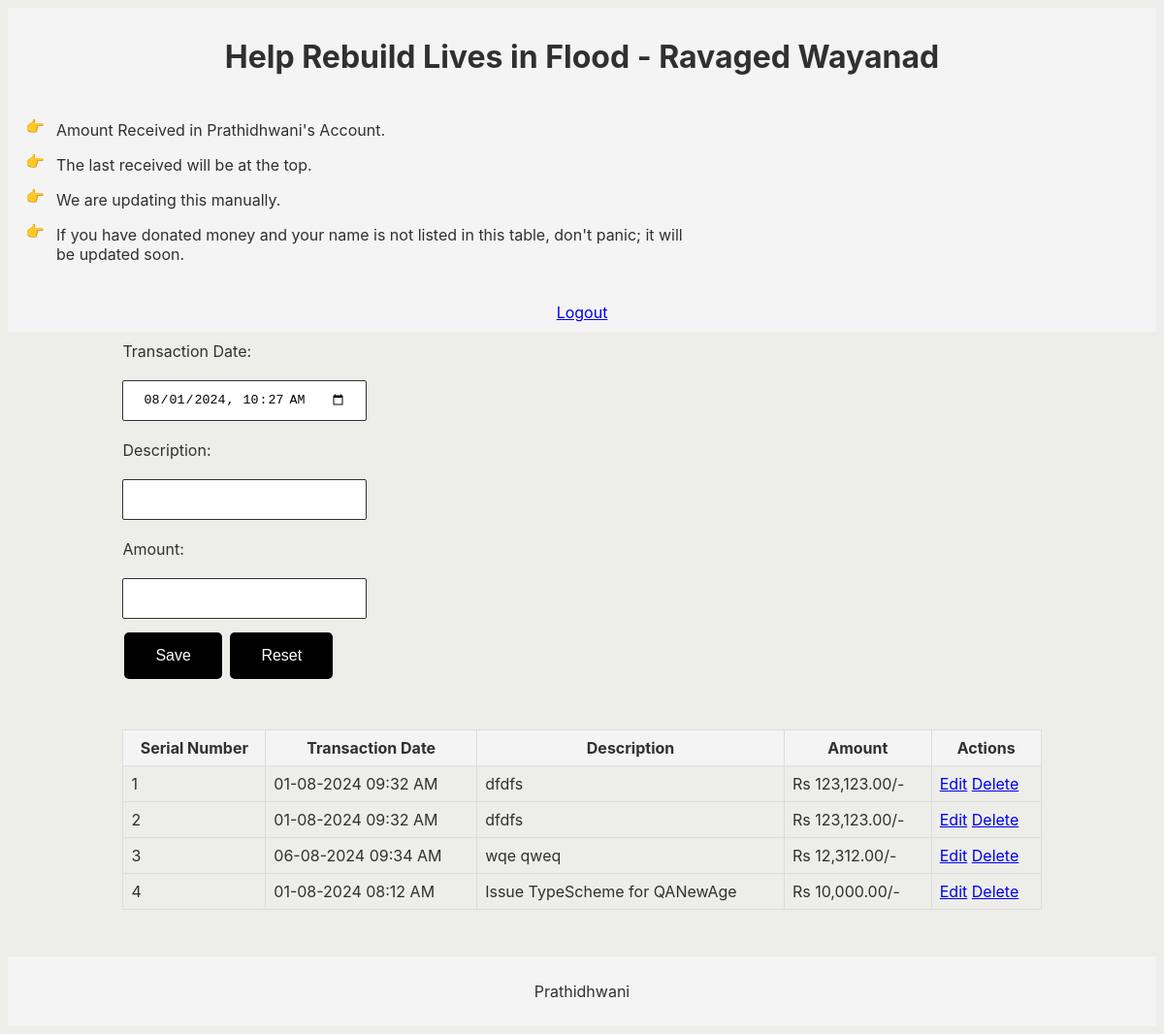
The page /admin.php (signed in) on the database its author committed.
### tables this page shows
CREATE TABLE IF NOT EXISTS `transactions` (
  `id` int NOT NULL AUTO_INCREMENT,
  `transaction_date` datetime NOT NULL,
  `description` varchar(100) DEFAULT NULL,
  `amount` decimal(10,2) NOT NULL,
  PRIMARY KEY (`id`)
);

### admin.php (the view, shortened to what this page needs)
<?php
include 'config.php';
$result = $conn->query("SELECT * FROM transactions ORDER BY id DESC");
?>
<!DOCTYPE html>
<html lang="en">
<head>
    <link rel="stylesheet" href="style.css">
</head>
<body>
    <header>
        <h1>Help Rebuild Lives in Flood - Ravaged Wayanad</h1>
        <div class="explanation">
            <ul>
                <li>Amount Received in Prathidhwani's Account.</li>
                <li>The last received will be at the top.</li>
                <li>We are updating this manually. </li>
                <li>If you have donated money and your name is not listed in this table, don't panic; it will be updated soon.</li>
            </ul>
        </div>
        <a href="logout.php">Logout</a>
    </header>
    <div class="container">
        <form method="post">
            <div>
                <label for="transaction_date">Transaction Date:</label>
                <input type="datetime-local" id="transaction_date" name="transaction_date" required value="<?php echo date('Y-m-d\TH:i'); ?>" class="form__input">
            </div>
            <div>
                <label for="description">Description:</label>
                <input type="text" id="description" name="description" maxlength="100" class="form__input">
            </div>
            <div>
                <label for="amount">Amount:</label>
                <input type="number" id="amount" name="amount" required max="999999" step="0.01" class="form__input">
            </div>
            <div>
                <button type="submit" name="save" class="button">Save</button>
                <button type="reset" class="button">Reset</button>
            </div>
        </form>
        <table style="margin-top: 3em;margin-bottom: 3em;">
            <thead>
                <tr>
                    <th>Serial Number</th>
                    <th>Transaction Date</th>
                    <th>Description</th>
                    <th>Amount</th>
                    <th>Actions</th>
                </tr>
            </thead>
            <tbody>
                <?php
                $serial_number = 1;
                while ($row = $result->fetch_assoc()):
                ?>
                <tr>
                    <td><?php echo $serial_number++; ?></td>
                    <td><?php echo date('d-m-Y h:i A', strtotime($row['transaction_date'])); ?></td>
                    <td><?php echo htmlspecialchars($row['description']); ?></td>
                    <td>Rs <?php echo number_format($row['amount'], 2); ?>/-</td>
                    <td>
                        <a href="edit.php?id=<?php echo $row['id']; ?>">Edit</a>
                        <a href="admin.php?delete=<?php echo $row['id']; ?>" onclick="return confirm('Are you sure?')">Delete</a>
                    </td>
                </tr>
                <?php endwhile; ?>
            </tbody>
        </table>
    </div>
    <footer>
        <p>Prathidhwani</p>
    </footer>
</body>
</html>

### style.css (style rules this page uses)
html { position: relative; overflow-x: hidden; scroll-behavior: smooth; background-color: #EDEEE9; }
html body { font-family: "Inter", sans-serif; color: #303030; }
label { display: block; margin-top: 10px; margin-bottom: 10px; margin-inline-start: 0px; margin-inline-end: 0px; unicode-bidi: isolate; }
html .form__input { width: clamp(60px, 25vw, 210px); height: 2.5rem; padding: 0 1.25rem; border: 1px solid #303030; border-radius: 2px; margin: 0.625rem auto; transition: all 250ms; }
html .button { background-color: #000000; border: none; border-radius: 5px; color: white; padding: 15px 32px; text-align: center; text-decoration: none; display: inline-block; font-size: 16px; margin: 4px 2px; cursor: pointer; }
html body .explanation { width: 60%; display: flex; justify-content: center; }
html body .explanation ul:last-child { margin-bottom: 2rem; }
html body .explanation ul { display: flex; flex-direction: column; text-align: left; }
html body .explanation ul li { list-style: none; position: relative; margin: 0.5rem 0; }
html body .explanation ul li::before { content: "👉"; position: absolute; top: -0.25rem; left: -2rem; }

### admin.php (style rules this page uses)
body { font-family: Arial, sans-serif; }
.container { width: 80%; margin: 0 auto; }
header, footer { text-align: center; padding: 10px; background-color: #f4f4f4; }
table { width: 100%; border-collapse: collapse; }
th, td { border: 1px solid #ddd; padding: 8px; }
th { background-color: #f4f4f4; }

### rows shown on the page
transactions: transaction_date "01-08-2024 09:32 AM", description "dfdfs", amount "123,123.00"
transactions: transaction_date "01-08-2024 09:32 AM", description "dfdfs", amount "123,123.00"
transactions: transaction_date "06-08-2024 09:34 AM", description "wqe qweq", amount "12,312.00"
transactions: transaction_date "01-08-2024 08:12 AM", description "Issue TypeScheme for QANewAge", amount "10,000.00"
